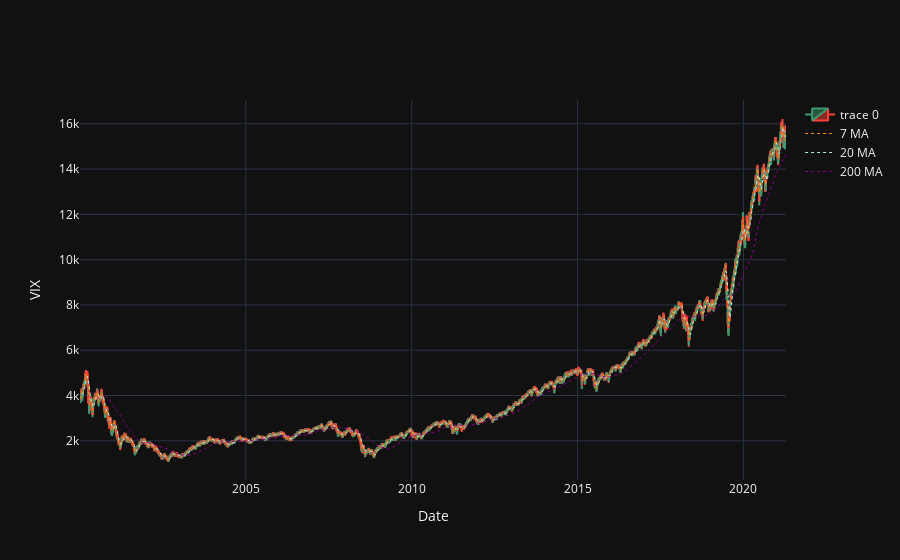

The notebook cell saved with this chart:
### Code cell
graph_interactif('^VIX')

### Figure 1 — Plotly figure (JSON) as saved in the notebook; plotly's stock layout.template omitted (floating-point values rounded to 4 significant figures; data arrays with more than 128 entries replaced by an {"elided": "..."} marker saying what was removed)
{"data": [{"close": {"elided": "5536 float values"}, "high": {"elided": "5536 float values"}, "low": {"elided": "5536 float values"}, "open": {"elided": "5536 float values"}, "type": "candlestick", "x": {"elided": "5724 str values"}}, {"line": {"color": "#FF8C00", "dash": "dot", "width": 1}, "name": "7 MA", "type": "scatter", "x": {"elided": "5724 str values"}, "y": {"elided": "5536 float values"}}, {"line": {"color": "#AFEEEE", "dash": "dot", "width": 1}, "name": "20 MA", "type": "scatter", "x": {"elided": "5724 str values"}, "y": {"elided": "5536 float values"}}, {"line": {"color": "#8B008B", "dash": "dot", "width": 1}, "name": "200 MA", "type": "scatter", "x": {"elided": "5724 str values"}, "y": {"elided": "5536 float values"}}], "layout": {"xaxis": {"rangeslider": {"visible": false}, "title": {"text": "Date"}}, "yaxis": {"title": {"text": "VIX"}}}}
